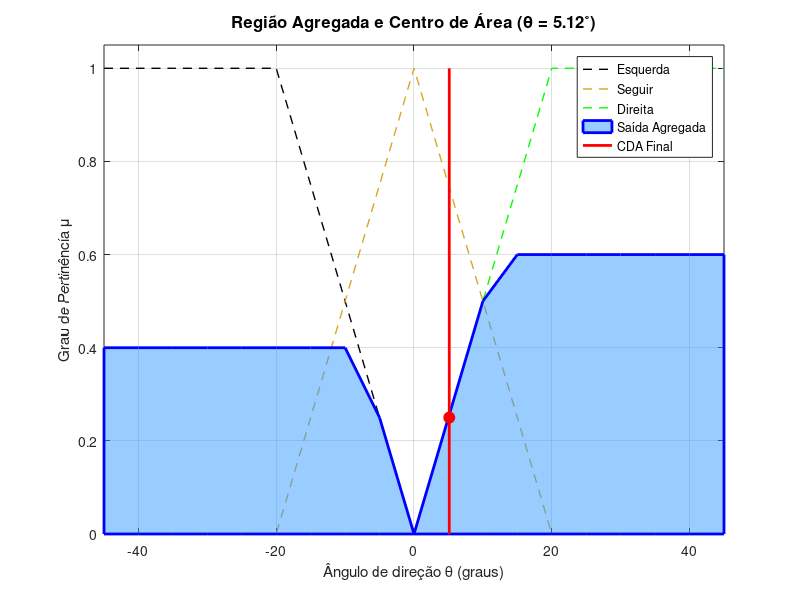

Write MATLAB code to recreate this figure.
% =========================================================================
% Atividade Prática 3A: Robótica Móvel
% Implementação Algébrica de Inferência Fuzzy Mamdani e CDA
% =========================================================================
clear; clc; close all;

%% 1. Entradas de Teste (Sensores)
d_in = 10;   % Distância frontal (cm)
a_in = -10;  % Assimetria lateral (cm)

fprintf('====================================================\n');
fprintf('  CONTROLE FUZZY ROBÓTICA - EXECUÇÃO NATIVA         \n');
fprintf('====================================================\n');
fprintf('Entrada Distância : %6.2f cm\n', d_in);
fprintf('Entrada Assimetria: %6.2f cm\n', a_in);

%% 2. Fase 1: Fuzzificação das Entradas
% Equações analíticas das funções de pertinência
% Variável 1: Distância frontal d (0 a 100)
mu_d_Perto = max(0, min(1, (40 - d_in)/25));
mu_d_Media = max(0, min((d_in - 15)/35, (85 - d_in)/35));
mu_d_Longe = max(0, min(1, (d_in - 60)/25));

% Variável 2: Assimetria a (-50 a 50)
mu_a_Neg  = max(0, min(1, -a_in/25));
mu_a_Zero = max(0, min((a_in + 25)/25, (25 - a_in)/25));
mu_a_Pos  = max(0, min(1, a_in/25));

fprintf('\n[FASE 1: FUZZIFICAÇÃO]\n');
fprintf('Perto = %.2f | Media = %.2f | Longe = %.2f\n', mu_d_Perto, mu_d_Media, mu_d_Longe);
fprintf('Negativa = %.2f | Zero = %.2f | Positiva = %.2f\n', mu_a_Neg, mu_a_Zero, mu_a_Pos);

%% 3. Fase 2 e 3: Regras e Implicação de Mamdani
% Universo de discurso da saída (Ângulo de -45 a 45, passo de 5 graus)
theta_grid = -45:5:45;

% Funções de pertinência da saída
mu_t_Esq = max(0, min(1, -theta_grid/20));
mu_t_Seg = max(0, min((theta_grid + 20)/20, (20 - theta_grid)/20));
mu_t_Dir = max(0, min(1, theta_grid/20));

% Base de Regras (Operador Mínimo para o conectivo E)
% Regras para Virar Esquerda (R1, R4)
w_Esq = max([min(mu_d_Perto, mu_a_Neg), min(mu_d_Media, mu_a_Neg)]);

% Regras para Seguir em Frente (R5, R7, R8, R9)
w_Seguir = max([min(mu_d_Media, mu_a_Zero), min(mu_d_Longe, mu_a_Neg), ...
    min(mu_d_Longe, mu_a_Zero), min(mu_d_Longe, mu_a_Pos)]);

% Regras para Virar Direita (R2, R3, R6)
w_Dir = max([min(mu_d_Perto, mu_a_Zero), min(mu_d_Perto, mu_a_Pos), min(mu_d_Media, mu_a_Pos)]);

fprintf('\n[FASE 2 E 3: FORÇA DAS REGRAS]\n');
fprintf('Força "Virar Esq." : %.2f\n', w_Esq);
fprintf('Força "Seguir"     : %.2f\n', w_Seguir);
fprintf('Força "Virar Dir." : %.2f\n', w_Dir);

%% 4. Fase 4: Agregação (Operador Máximo)
mu_C_Esq = min(w_Esq, mu_t_Esq);
mu_C_Seg = min(w_Seguir, mu_t_Seg);
mu_C_Dir = min(w_Dir, mu_t_Dir);

mu_agg = max(mu_C_Esq, max(mu_C_Seg, mu_C_Dir));

%% 5. Fase 5: Defuzzificação por Centro de Área (CDA)
soma_numerador   = sum(mu_agg .* theta_grid);
soma_denominador = sum(mu_agg);

theta_crisp = soma_numerador / soma_denominador;

fprintf('\n[FASE 4 E 5: DEFUZZIFICAÇÃO]\n');
fprintf('Somatório do Numerador   : %8.2f\n', soma_numerador);
fprintf('Somatório do Denominador : %8.2f\n', soma_denominador);
fprintf('ÂNGULO FINAL CALCULADO   : %8.4f graus\n', theta_crisp);
fprintf('====================================================\n');

%% 6. Gráfico da Região Agregada (Para print do relatório)
figure('Color', [1 1 1], 'Position', [100 100 700 400]);
plot(theta_grid, mu_t_Esq, 'k--', 'LineWidth', 1); hold on;
plot(theta_grid, mu_t_Seg, 'Color', [0.85 0.65 0.13], 'LineStyle', '--', 'LineWidth', 1);
plot(theta_grid, mu_t_Dir, 'g--', 'LineWidth', 1);
area(theta_grid, mu_agg, 'FaceColor', [0.2 0.6 1.0], 'FaceAlpha', 0.5, 'EdgeColor', 'b', 'LineWidth', 2);
plot([theta_crisp theta_crisp], [0 1], 'r-', 'LineWidth', 2);
plot(theta_crisp, 0.25, 'ro', 'MarkerSize', 8, 'MarkerFaceColor', 'r');
grid on;
title(sprintf('Região Agregada e Centro de Área (\\theta = %.2f^{\\circ})', theta_crisp), 'FontSize', 12);
xlabel('Ângulo de direção \theta (graus)');
ylabel('Grau de Pertinência \mu');
legend('Esquerda', 'Seguir', 'Direita', 'Saída Agregada', 'CDA Final', 'Location', 'NorthEast');
xlim([-45 45]); ylim([0 1.05]);
